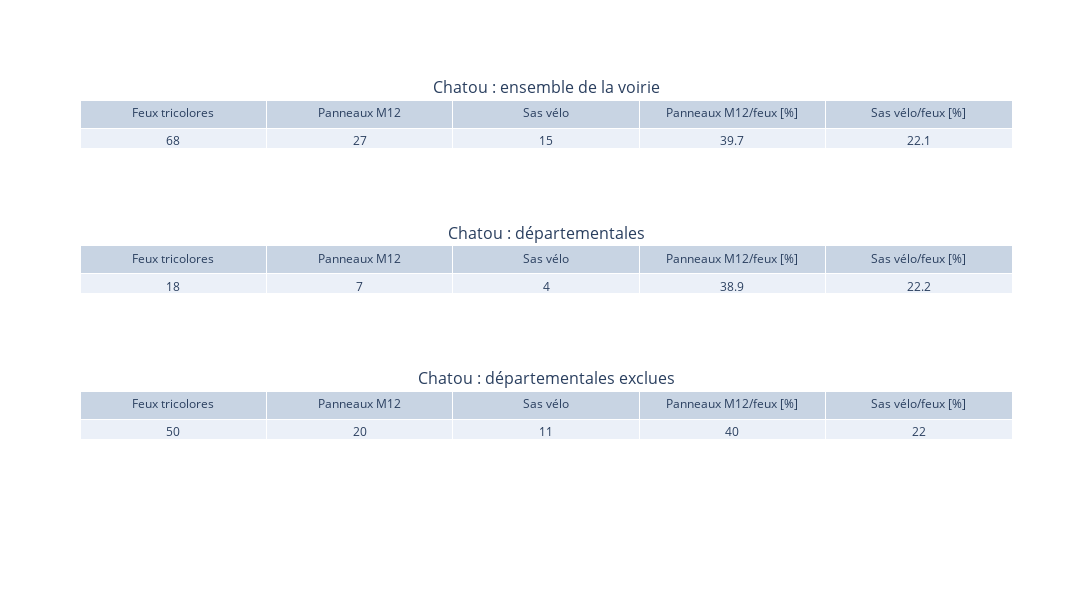

This figure's notebook cell:
### Code cell
nb_feux = 0
nb_feux_depa = 0

nb_m12 = 0
nb_sas = 0

nb_m12_depa = 0
nb_sas_depa = 0

for k in df["index"]:
    nb_feux+=1
    nb_m12 += (df.iloc[k,:]["M12"] == "Oui")
    nb_sas += (df.iloc[k,:]["Sas velo"] == "Oui")
    nb_feux_depa += (df.iloc[k,:]["Departementale"] == "Oui")
    nb_m12_depa += (df.iloc[k,:]["Departementale"] == "Oui") and (df.iloc[k,:]["M12"] == "Oui")
    nb_sas_depa += (df.iloc[k,:]["Departementale"] == "Oui") and (df.iloc[k,:]["Sas velo"] == "Oui")

fig = make_subplots(
    rows=3, cols=1,
    vertical_spacing=0.04,
    specs=[[{"type": "table"}],
           [{"type": "table"}] ,
           [{"type": "table"}] ],
    subplot_titles=(nom_ville +" : ensemble de la voirie", nom_ville + " : départementales", nom_ville + " : départementales exclues")
)

fig1 = go.Table(header=dict(values=["Feux tricolores","Panneaux M12", "Sas vélo", "Panneaux M12/feux [%]", "Sas vélo/feux [%]"]),
                 cells=dict(values=[[nb_feux],[nb_m12],[nb_sas], [round(100*nb_m12/nb_feux,1)], [round(100*nb_sas/nb_feux,1)]]))

fig2 = go.Table(header=dict(values=["Feux tricolores","Panneaux M12", "Sas vélo", "Panneaux M12/feux [%]", "Sas vélo/feux [%]"]),
                 cells=dict(values=[[nb_feux_depa],[nb_m12_depa],[nb_sas_depa], [round(100*(nb_m12_depa)/(nb_feux_depa),1)], [round(100*(nb_sas_depa)/(nb_feux_depa),1)]]))
                     
fig3 = go.Table(header=dict(values=["Feux tricolores","Panneaux M12", "Sas vélo", "Panneaux M12/feux [%]", "Sas vélo/feux [%]"]),
                 cells=dict(values=[[nb_feux-nb_feux_depa],[nb_m12 - nb_m12_depa],[nb_sas-nb_sas_depa], [round(100*(nb_m12-nb_m12_depa)/(nb_feux-nb_feux_depa),1)], [round(100*(nb_sas-nb_sas_depa)/(nb_feux-nb_feux_depa),1)]]))
                     

fig.add_trace(fig1, row=1, col=1)
fig.add_trace(fig2, row=2, col=1)
fig.add_trace(fig3, row=3, col=1)

fig.update_layout(height=600, width=1600)

fig.show()

### Figure 1 — Plotly figure (JSON) as saved in the notebook; plotly's stock layout.template omitted (floating-point values rounded to 4 significant figures)
{"data": [{"cells": {"values": [[68], [27], [15], [39.7], [22.1]]}, "domain": {"x": [0, 1], "y": [0.6933, 1]}, "header": {"values": ["Feux tricolores", "Panneaux M12", "Sas vélo", "Panneaux M12/feux [%]", "Sas vélo/feux [%]"]}, "type": "table"}, {"cells": {"values": [[18], [7], [4], [38.9], [22.2]]}, "domain": {"x": [0, 1], "y": [0.3467, 0.6533]}, "header": {"values": ["Feux tricolores", "Panneaux M12", "Sas vélo", "Panneaux M12/feux [%]", "Sas vélo/feux [%]"]}, "type": "table"}, {"cells": {"values": [[50], [20], [11], [40], [22]]}, "domain": {"x": [0, 1], "y": [0, 0.3067]}, "header": {"values": ["Feux tricolores", "Panneaux M12", "Sas vélo", "Panneaux M12/feux [%]", "Sas vélo/feux [%]"]}, "type": "table"}], "layout": {"annotations": [{"font": {"size": 16}, "showarrow": false, "text": "Chatou : ensemble de la voirie", "x": 0.5, "xanchor": "center", "xref": "paper", "y": 1, "yanchor": "bottom", "yref": "paper"}, {"font": {"size": 16}, "showarrow": false, "text": "Chatou : départementales", "x": 0.5, "xanchor": "center", "xref": "paper", "y": 0.6533, "yanchor": "bottom", "yref": "paper"}, {"font": {"size": 16}, "showarrow": false, "text": "Chatou : départementales exclues", "x": 0.5, "xanchor": "center", "xref": "paper", "y": 0.3067, "yanchor": "bottom", "yref": "paper"}], "height": 600, "width": 1600}}
